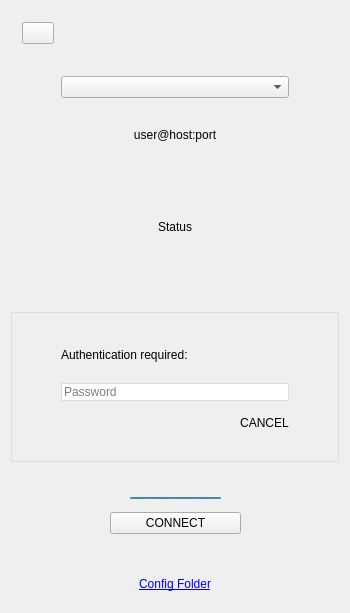
<?xml version="1.0" encoding="UTF-8"?>
<ui version="4.0">
 <class>MainWindow</class>
 <widget class="QMainWindow" name="MainWindow">
  <property name="geometry">
   <rect>
    <x>0</x>
    <y>0</y>
    <width>350</width>
    <height>608</height>
   </rect>
  </property>
  <property name="minimumSize">
   <size>
    <width>350</width>
    <height>0</height>
   </size>
  </property>
  <property name="maximumSize">
   <size>
    <width>500</width>
    <height>800</height>
   </size>
  </property>
  <property name="windowTitle">
   <string>MainWindow</string>
  </property>
  <widget class="QWidget" name="centralWidget">
   <layout class="QVBoxLayout" name="verticalLayout_2">
    <property name="spacing">
     <number>10</number>
    </property>
    <item>
     <widget class="QWidget" name="widget_6" native="true">
      <layout class="QHBoxLayout" name="horizontalLayout_5">
       <item>
        <widget class="QPushButton" name="pbHamburger">
         <property name="maximumSize">
          <size>
           <width>32</width>
           <height>32</height>
          </size>
         </property>
         <property name="text">
          <string/>
         </property>
        </widget>
       </item>
       <item>
        <widget class="QLabel" name="label">
         <property name="text">
          <string/>
         </property>
         <property name="alignment">
          <set>Qt::AlignCenter</set>
         </property>
        </widget>
       </item>
      </layout>
     </widget>
    </item>
    <item>
     <widget class="QWidget" name="widget_3" native="true">
      <layout class="QHBoxLayout" name="horizontalLayout_2">
       <property name="leftMargin">
        <number>50</number>
       </property>
       <property name="rightMargin">
        <number>50</number>
       </property>
       <property name="bottomMargin">
        <number>20</number>
       </property>
       <item>
        <widget class="QComboBox" name="cboParam"/>
       </item>
      </layout>
     </widget>
    </item>
    <item>
     <widget class="QLabel" name="lblUserHostPort">
      <property name="text">
       <string>user@host:port</string>
      </property>
      <property name="alignment">
       <set>Qt::AlignCenter</set>
      </property>
     </widget>
    </item>
    <item>
     <widget class="QLabel" name="lblStatus">
      <property name="sizePolicy">
       <sizepolicy hsizetype="Preferred" vsizetype="Fixed">
        <horstretch>0</horstretch>
        <verstretch>0</verstretch>
       </sizepolicy>
      </property>
      <property name="minimumSize">
       <size>
        <width>0</width>
        <height>150</height>
       </size>
      </property>
      <property name="maximumSize">
       <size>
        <width>16777215</width>
        <height>150</height>
       </size>
      </property>
      <property name="text">
       <string>Status</string>
      </property>
      <property name="alignment">
       <set>Qt::AlignCenter</set>
      </property>
      <property name="wordWrap">
       <bool>true</bool>
      </property>
     </widget>
    </item>
    <item>
     <widget class="QWidget" name="widgetPassword" native="true">
      <property name="sizePolicy">
       <sizepolicy hsizetype="Preferred" vsizetype="Fixed">
        <horstretch>0</horstretch>
        <verstretch>0</verstretch>
       </sizepolicy>
      </property>
      <property name="minimumSize">
       <size>
        <width>0</width>
        <height>150</height>
       </size>
      </property>
      <property name="maximumSize">
       <size>
        <width>16777215</width>
        <height>150</height>
       </size>
      </property>
      <property name="styleSheet">
       <string notr="true">border:1px solid gainsboro</string>
      </property>
      <layout class="QVBoxLayout" name="verticalLayout_3">
       <property name="spacing">
        <number>5</number>
       </property>
       <property name="leftMargin">
        <number>50</number>
       </property>
       <property name="topMargin">
        <number>20</number>
       </property>
       <property name="rightMargin">
        <number>50</number>
       </property>
       <item>
        <widget class="QLabel" name="lblPassword">
         <property name="styleSheet">
          <string notr="true">border: 0px</string>
         </property>
         <property name="text">
          <string>Authentication required:</string>
         </property>
        </widget>
       </item>
       <item>
        <widget class="QLineEdit" name="txtPassword">
         <property name="echoMode">
          <enum>QLineEdit::Password</enum>
         </property>
         <property name="placeholderText">
          <string>Password</string>
         </property>
        </widget>
       </item>
       <item>
        <widget class="QWidget" name="widget_8" native="true">
         <property name="styleSheet">
          <string notr="true">border: 0px</string>
         </property>
         <layout class="QHBoxLayout" name="horizontalLayout_6">
          <property name="topMargin">
           <number>0</number>
          </property>
          <property name="rightMargin">
           <number>0</number>
          </property>
          <item>
           <spacer name="horizontalSpacer_3">
            <property name="orientation">
             <enum>Qt::Horizontal</enum>
            </property>
            <property name="sizeHint" stdset="0">
             <size>
              <width>40</width>
              <height>20</height>
             </size>
            </property>
           </spacer>
          </item>
          <item>
           <widget class="QPushButton" name="pbCancel">
            <property name="maximumSize">
             <size>
              <width>100</width>
              <height>16777215</height>
             </size>
            </property>
            <property name="text">
             <string>CANCEL</string>
            </property>
           </widget>
          </item>
         </layout>
        </widget>
       </item>
      </layout>
     </widget>
    </item>
    <item>
     <spacer name="verticalSpacer">
      <property name="orientation">
       <enum>Qt::Vertical</enum>
      </property>
      <property name="sizeHint" stdset="0">
       <size>
        <width>20</width>
        <height>40</height>
       </size>
      </property>
     </spacer>
    </item>
    <item>
     <widget class="QWidget" name="widget_2" native="true">
      <layout class="QHBoxLayout" name="horizontalLayout_3">
       <item>
        <spacer name="horizontalSpacer">
         <property name="orientation">
          <enum>Qt::Horizontal</enum>
         </property>
         <property name="sizeHint" stdset="0">
          <size>
           <width>58</width>
           <height>20</height>
          </size>
         </property>
        </spacer>
       </item>
       <item>
        <widget class="QWidget" name="widget" native="true">
         <layout class="QVBoxLayout" name="verticalLayout">
          <property name="spacing">
           <number>10</number>
          </property>
          <item>
           <widget class="QWidget" name="widget_4" native="true">
            <property name="sizePolicy">
             <sizepolicy hsizetype="Preferred" vsizetype="Fixed">
              <horstretch>0</horstretch>
              <verstretch>0</verstretch>
             </sizepolicy>
            </property>
            <property name="minimumSize">
             <size>
              <width>0</width>
              <height>8</height>
             </size>
            </property>
            <property name="maximumSize">
             <size>
              <width>16777215</width>
              <height>8</height>
             </size>
            </property>
            <layout class="QHBoxLayout" name="horizontalLayout">
             <property name="leftMargin">
              <number>20</number>
             </property>
             <property name="topMargin">
              <number>0</number>
             </property>
             <property name="rightMargin">
              <number>20</number>
             </property>
             <property name="bottomMargin">
              <number>0</number>
             </property>
             <item>
              <widget class="QProgressBar" name="progressBar">
               <property name="maximumSize">
                <size>
                 <width>16777215</width>
                 <height>2</height>
                </size>
               </property>
               <property name="maximum">
                <number>0</number>
               </property>
               <property name="textVisible">
                <bool>false</bool>
               </property>
              </widget>
             </item>
            </layout>
           </widget>
          </item>
          <item>
           <widget class="QPushButton" name="pbConnect">
            <property name="maximumSize">
             <size>
              <width>200</width>
              <height>16777215</height>
             </size>
            </property>
            <property name="text">
             <string>CONNECT</string>
            </property>
           </widget>
          </item>
         </layout>
        </widget>
       </item>
       <item>
        <spacer name="horizontalSpacer_2">
         <property name="orientation">
          <enum>Qt::Horizontal</enum>
         </property>
         <property name="sizeHint" stdset="0">
          <size>
           <width>59</width>
           <height>20</height>
          </size>
         </property>
        </spacer>
       </item>
      </layout>
     </widget>
    </item>
    <item>
     <widget class="QWidget" name="widget_5" native="true">
      <layout class="QHBoxLayout" name="horizontalLayout_4">
       <item>
        <widget class="QLabel" name="lblSettings">
         <property name="maximumSize">
          <size>
           <width>150</width>
           <height>16777215</height>
          </size>
         </property>
         <property name="cursor">
          <cursorShape>PointingHandCursor</cursorShape>
         </property>
         <property name="text">
          <string>&lt;html&gt;&lt;head/&gt;&lt;body&gt;&lt;p&gt;&lt;a href=&quot;#&quot;&gt;&lt;span style=&quot; text-decoration: underline; color:#0000ff;&quot;&gt;Config Folder&lt;/span&gt;&lt;/a&gt;&lt;/p&gt;&lt;/body&gt;&lt;/html&gt;</string>
         </property>
         <property name="alignment">
          <set>Qt::AlignCenter</set>
         </property>
        </widget>
       </item>
      </layout>
     </widget>
    </item>
   </layout>
  </widget>
 </widget>
 <layoutdefault spacing="6" margin="11"/>
 <resources/>
 <connections/>
</ui>
